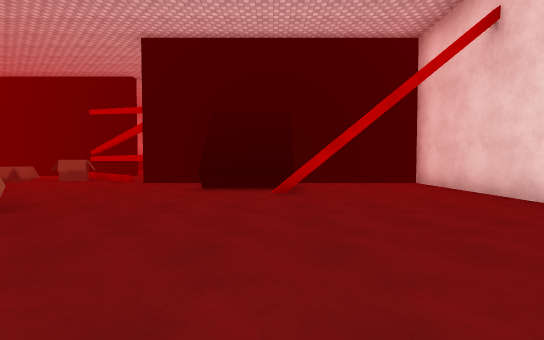
View 1 (above)

14 first-person views from a walk through a 3-D level made in the Unity game engine. The camera is 1.3 m above the floor, tilts 2° down and sees 90° across. The floor is counted in squares, 2 m on a side. Each view is taken from the middle of a square. On the plan, view 1 faces up. The plan holds only what a view shows up to about 9 squares ahead; the rest is blank. The place goes on beyond the plan. The player character is not drawn. Surface patterns are stand-ins for the level's own textures.

View 2
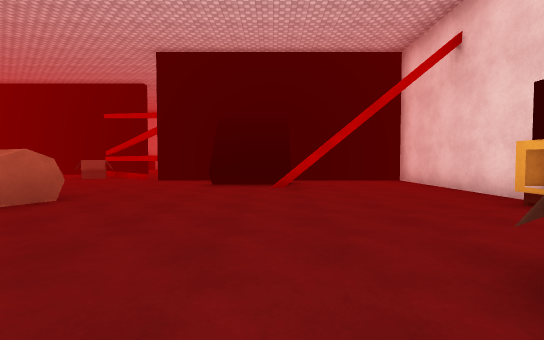

View 3
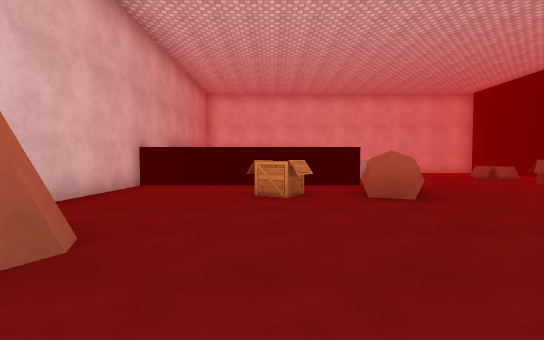

View 4
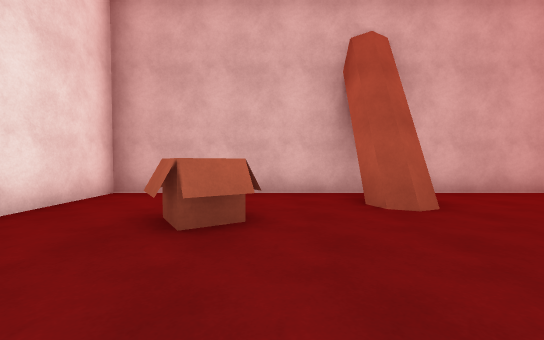

View 5
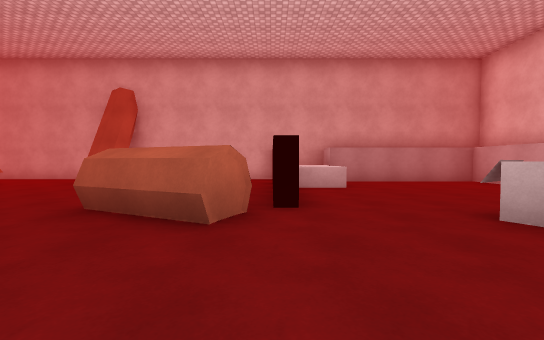

View 6
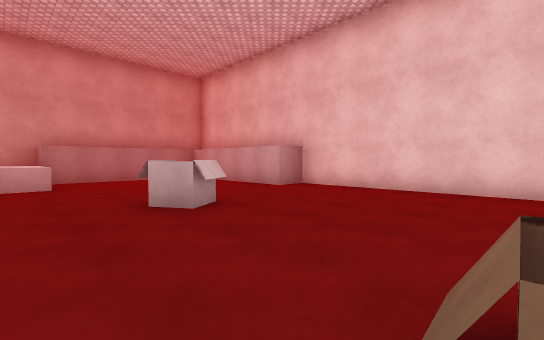

View 7
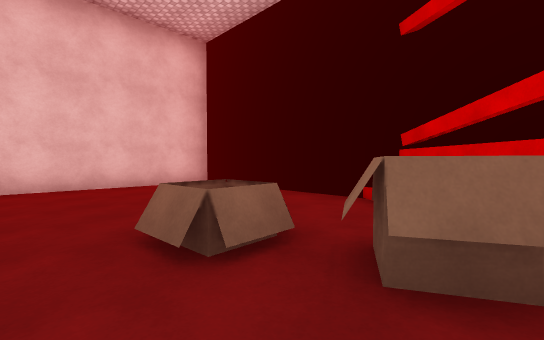

View 8
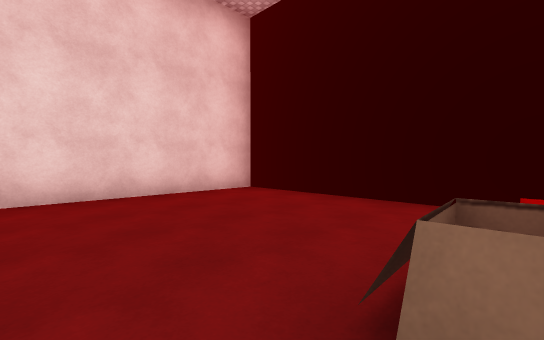

View 9
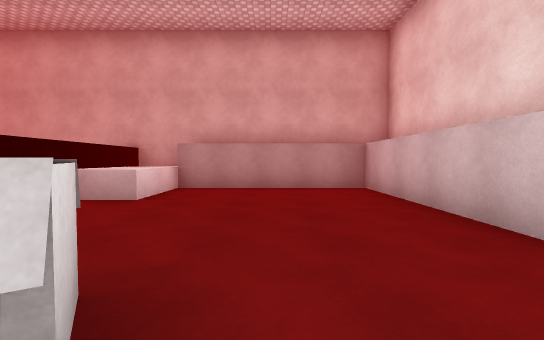

View 10
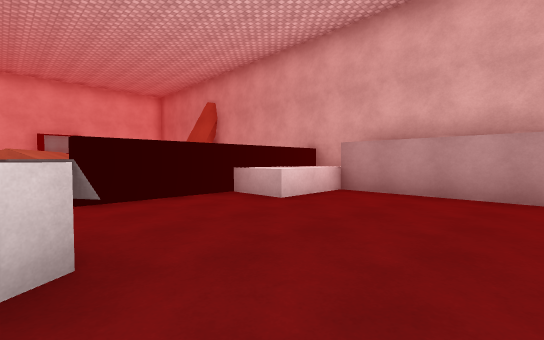

View 11
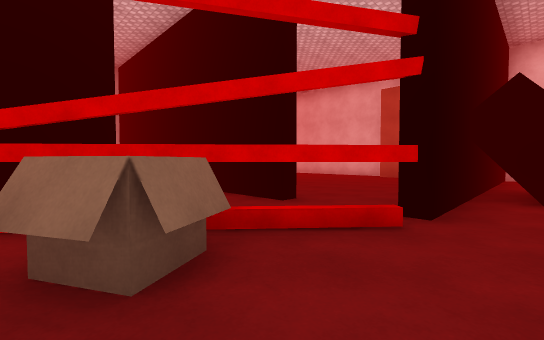

View 12
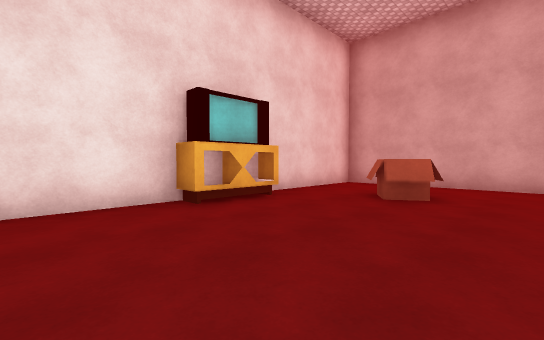

View 13
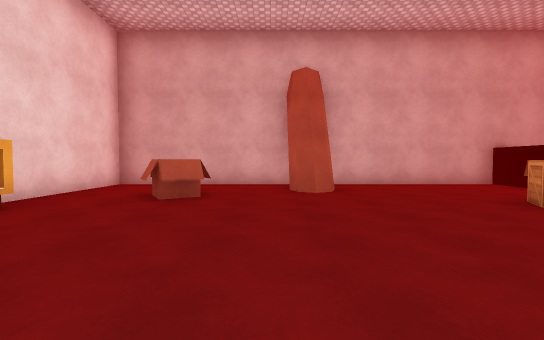

View 14
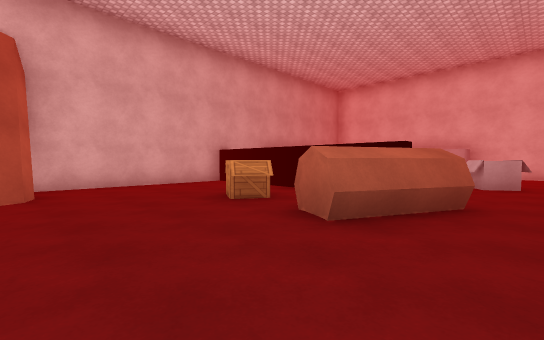

### Floor plan
Points are (right, up) in squares from view 1. A wall is a line through its corners. A room is listed if a view was taken in it or the views show most of it. See-through windows are left out.
Room 1 (views 1, 2, 3, 4, 5, 6, 7, 8, 9, 10, 11, 12, 13, 14)
walls: (-6, 3.4) (-6, -2.4) (4.2, -2.4) (4.2, 0.8); (-1.6, 6.9) (-1.6, 7.8); (0.5, 6) (-1.6, 6); (0.5, 6.2) (-1.6, 6.2); (1.4, 5.3) (0.6, 5.4); (-6.8, 11.4) (-13.2, 11.4) (-13.2, 3.1) (-12.2, 3.1) (-12.2, -1.4) (-7.8, -1.4) (-7.8, -2.4) (-6.4, -2.4) (-6.4, 3.1); (4.1, 3) (3.6, 3); (4.2, 2.9) (4.2, 7.8) (-3.5, 7.8) (-7.6, 11.4)
low walls: (-4.9, 8.5) (-5.2, 8.8)
objects: box (-9, 4); other object (-8, 8) to (-8, 9); other object (-7, -2) to (-7, 0); other object (-7, 9) to (-6, 9); other object (-5, 3) to (-4, 4); box (-4, 1); other object (-1, -2) to (-1, -1); other object (1, 0) to (2, 0); other object (4, 2)

Where each view was taken, in squares from view 1:
view 1: 0 up, 0 right, facing up
view 2: 1 down, 0 right, facing up
view 3: 1 up, 1 right, facing left
view 4: 3 up, 1 right, facing down
view 5: 7 up, 6 left, facing down
view 6: 8 up, 7 left, facing down-left
view 7: 7 up, 6 left, facing up-left
view 8: 7 up, 8 left, facing up-left
view 9: 5 up, 10 left, facing down
view 10: 4 up, 11 left, facing down-right
view 11: 7 up, 7 left, facing up-right
view 12: 5 up, 0 right, facing down-right
view 13: 5 up, 0 right, facing down
view 14: 5 up, 1 left, facing down-left
